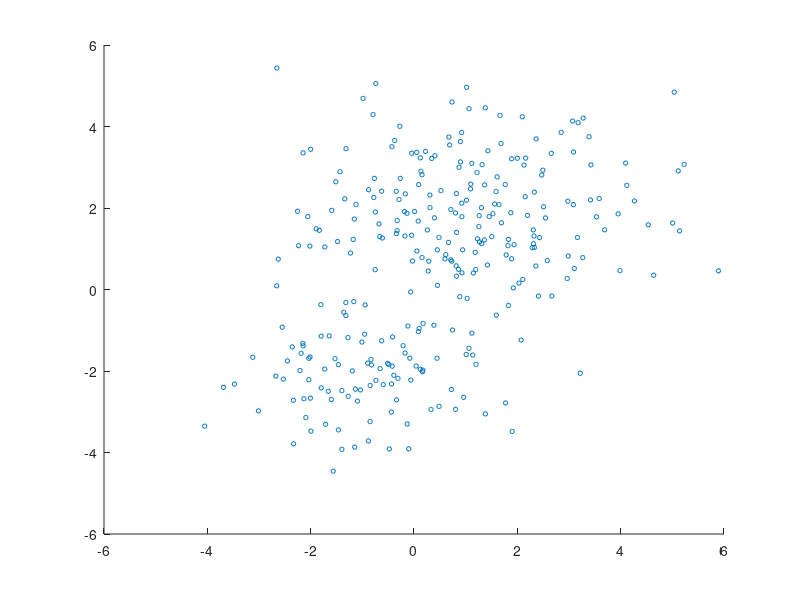

Source code (MATLAB): (Note: this script raises an error after producing the figure.)
clear
clc
close all
rng('default')  % For reproducibility
mu1 = [1 2];
sigma1 = [3 .2; .2 2];
mu2 = [-1 -2];
sigma2 = [2 0; 0 1];
X = [mvnrnd(mu1,sigma1,200); mvnrnd(mu2,sigma2,100)];
n = size(X,1);

figure
scatter(X(:,1),X(:,2),10,'ko')

options = statset('Display','iter'); 
gm = fitgmdist(X,2,'Options',options)


hold on
gmPDF = @(x,y) arrayfun(@(x0,y0) pdf(gm,[x0,y0]),x,y);
fcontour(gmPDF,[-8,6])
title('Scatter Plot and Fitted GMM Contour')
hold off

idx = cluster(gm,X);
cluster1 = (idx == 1); % |1| for cluster 1 membership
cluster2 = (idx == 2); % |2| for cluster 2 membership

figure
gscatter(X(:,1),X(:,2),idx,'rb','+o')
legend('Cluster 1','Cluster 2','Location','best')